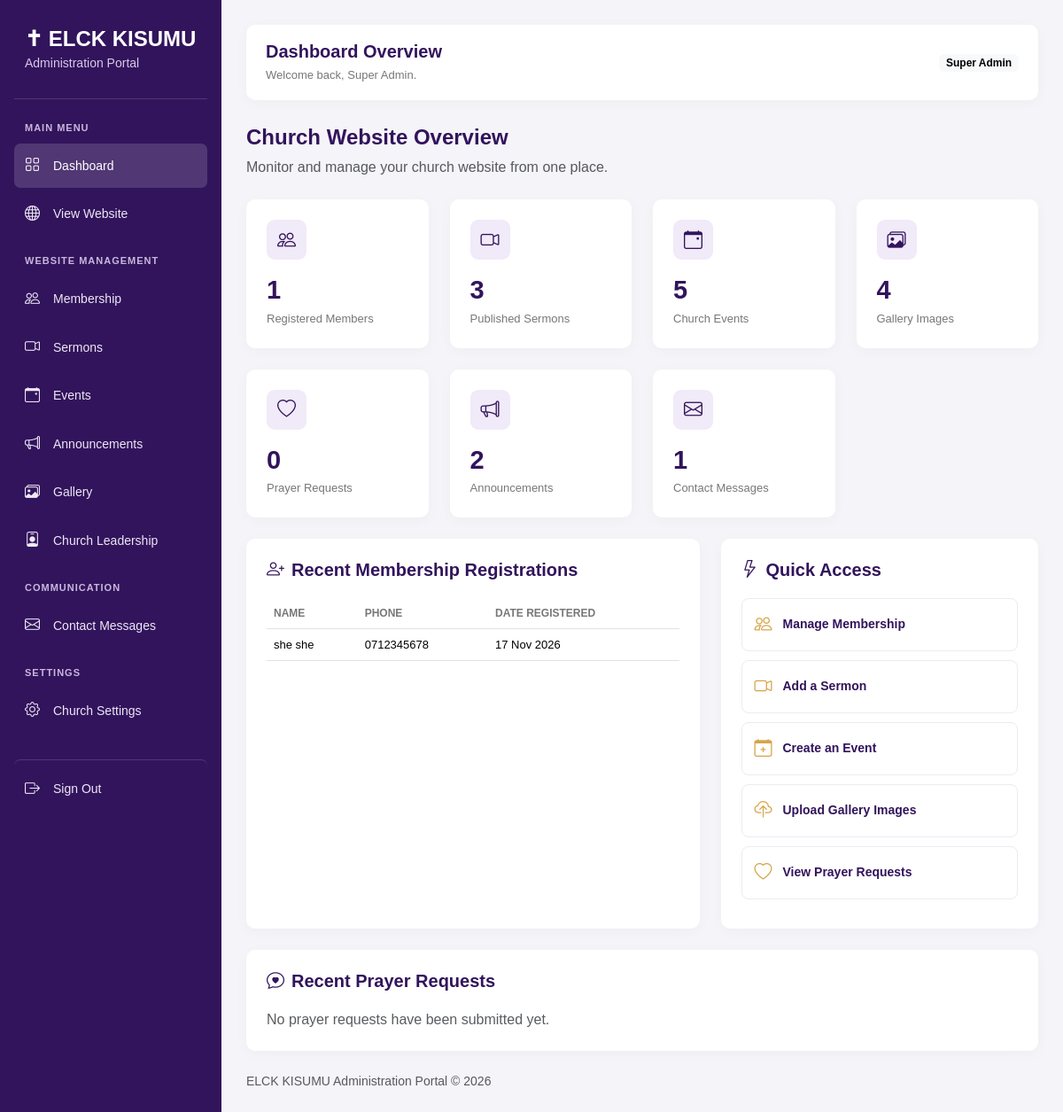
The page /admin/index.php (signed in) on the database its author committed.
### tables this page shows
CREATE TABLE `members` (
  `id` int(11) NOT NULL,
  `full_name` varchar(150) NOT NULL,
  `email` varchar(150) DEFAULT NULL,
  `phone` varchar(30) NOT NULL,
  `gender` varchar(30) DEFAULT NULL,
  `date_of_birth` date DEFAULT NULL,
  `address` varchar(255) DEFAULT NULL,
  `created_at` timestamp NOT NULL DEFAULT current_timestamp()
);

### admin/index.php (the view, shortened to what this page needs)
<?php
require_once 'auth.php';
function getCount(PDO $pdo, string $table): int {
    $allowedTables = [
        'members',
        'sermons',
        'events',
        'gallery',
        'prayer_requests',
        'announcements',
        'contact_messages'
    ];
    try {
        return (int) $pdo->query("SELECT COUNT(*) FROM `$table`")->fetchColumn();
    } catch (PDOException $e) {
        error_log($e->getMessage());
        return 0;
    }
}
$membersCount = getCount($pdo, 'members');
$sermonsCount = getCount($pdo, 'sermons');
$eventsCount = getCount($pdo, 'events');
$galleryCount = getCount($pdo, 'gallery');
$prayersCount = getCount($pdo, 'prayer_requests');
$announcementsCount = getCount($pdo, 'announcements');
$messagesCount = getCount($pdo, 'contact_messages');
try {
    $recentMembers = $pdo->query("
        SELECT full_name, phone, created_at
        FROM members
        ORDER BY id DESC
        LIMIT 5
    ")->fetchAll();
    $recentPrayers = $pdo->query("
        SELECT full_name, request, status, created_at
        FROM prayer_requests
        ORDER BY id DESC
        LIMIT 5
    ")->fetchAll();
} catch (PDOException $e) {
    error_log($e->getMessage());
    $recentMembers = [];
    $recentPrayers = [];
}
function e($value): string {
    return htmlspecialchars((string) ($value ?? ''), ENT_QUOTES, 'UTF-8');
}
?>
<!DOCTYPE html>
<html lang="en">
<head>
    <link href="https://cdn.jsdelivr.net/npm/bootstrap@5.3.3/dist/css/bootstrap.min.css" rel="stylesheet">
    <link rel="stylesheet" href="https://cdn.jsdelivr.net/npm/bootstrap-icons@1.11.3/font/bootstrap-icons.min.css">
</head>
<body>
<aside class="sidebar">
    <div class="sidebar-brand">
        <h4>✝ ELCK KISUMU</h4>
        <small>Administration Portal</small>
    </div>
    <div class="sidebar-label">MAIN MENU</div>
    <a href="index.php" class="active">
        <i class="bi bi-grid"></i> Dashboard
    </a>
    <a href="../index.php" target="_blank">
        <i class="bi bi-globe"></i> View Website
    </a>
    <div class="sidebar-label">WEBSITE MANAGEMENT</div>
    <a href="members.php">
        <i class="bi bi-people"></i> Membership
    </a>
    <a href="sermons.php">
        <i class="bi bi-camera-video"></i> Sermons
    </a>
    <a href="events.php">
        <i class="bi bi-calendar-event"></i> Events
    </a>
    <a href="announcements.php">
        <i class="bi bi-megaphone"></i> Announcements
    </a>
    <a href="gallery.php">
        <i class="bi bi-images"></i> Gallery
    </a>
    <a href="leadership.php">
        <i class="bi bi-person-badge"></i> Church Leadership
    </a>
    <div class="sidebar-label">COMMUNICATION</div>
    <a href="messages.php">
        <i class="bi bi-envelope"></i> Contact Messages
    </a>
    <div class="sidebar-label">SETTINGS</div>
    <a href="settings.php">
        <i class="bi bi-gear"></i> Church Settings
    </a>
    <a href="logout.php" class="logout-link">
        <i class="bi bi-box-arrow-right"></i> Sign Out
    </a>
</aside>
<main class="main-content">
    <div class="topbar">
        <div>
            <h5>Dashboard Overview</h5>
            <div class="welcome-text">
                Welcome back, <?= e($_SESSION['admin_name']) ?>.
            </div>
        </div>
        <div class="text-end">
            <span class="badge text-bg-light">
                <?= e(ucwords(str_replace('_', ' ', $_SESSION['admin_role'] ?? 'editor'))) ?>
            </span>
        </div>
    </div>
    <div class="mb-4">
        <h4 class="fw-bold" style="color:#32145c;">Church Website Overview</h4>
        <p class="text-muted">Monitor and manage your church website from one place.</p>
    </div>
    <div class="row g-4 mb-4">
        <div class="col-sm-6 col-xl-3">
            <div class="stat-card">
                <div class="stat-icon"><i class="bi bi-people"></i></div>
                <h3><?= $membersCount ?></h3>
                <p>Registered Members</p>
            </div>
        </div>
        <div class="col-sm-6 col-xl-3">
            <div class="stat-card">
                <div class="stat-icon"><i class="bi bi-camera-video"></i></div>
                <h3><?= $sermonsCount ?></h3>
                <p>Published Sermons</p>
            </div>
        </div>
        <div class="col-sm-6 col-xl-3">
            <div class="stat-card">
                <div class="stat-icon"><i class="bi bi-calendar-event"></i></div>
                <h3><?= $eventsCount ?></h3>
                <p>Church Events</p>
            </div>
        </div>
        <div class="col-sm-6 col-xl-3">
            <div class="stat-card">
                <div class="stat-icon"><i class="bi bi-images"></i></div>
                <h3><?= $galleryCount ?></h3>
                <p>Gallery Images</p>
            </div>
        </div>
        <div class="col-sm-6 col-xl-3">
            <div class="stat-card">
                <div class="stat-icon"><i class="bi bi-heart"></i></div>
                <h3><?= $prayersCount ?></h3>
                <p>Prayer Requests</p>
            </div>
        </div>
        <div class="col-sm-6 col-xl-3">
            <div class="stat-card">
                <div class="stat-icon"><i class="bi bi-megaphone"></i></div>
                <h3><?= $announcementsCount ?></h3>
                <p>Announcements</p>
            </div>
        </div>
        <div class="col-sm-6 col-xl-3">
            <div class="stat-card">
                <div class="stat-icon"><i class="bi bi-envelope"></i></div>
                <h3><?= $messagesCount ?></h3>
                <p>Contact Messages</p>
            </div>
        </div>
    </div>
    <div class="row g-4">
        <div class="col-lg-7">
            <div class="dashboard-panel">
                <h5><i class="bi bi-person-plus me-2"></i>Recent Membership Registrations</h5>
                <div class="table-responsive">
                    <table class="table table-hover">
                        <thead>
                            <tr>
                                <th>Name</th>
                                <th>Phone</th>
                                <th>Date Registered</th>
                            </tr>
                        </thead>
                        <tbody>
                            <?php if ($recentMembers): ?>
                                <?php foreach ($recentMembers as $member): ?>
                                    <tr>
                                        <td><?= e($member['full_name']) ?></td>
                                        <td><?= e($member['phone']) ?></td>
                                        <td><?= e(date('d M Y', strtotime($member['created_at']))) ?></td>
                                    </tr>
                                <?php endforeach; ?>
                            <?php endif; ?>
                        </tbody>
                    </table>
                </div>
            </div>
        </div>
        <div class="col-lg-5">
            <div class="dashboard-panel">
                <h5><i class="bi bi-lightning me-2"></i>Quick Access</h5>
                <a href="members.php" class="quick-link">
                    <i class="bi bi-people"></i> Manage Membership
                </a>
                <a href="sermons.php" class="quick-link">
                    <i class="bi bi-camera-video"></i> Add a Sermon
                </a>
                <a href="events.php" class="quick-link">
                    <i class="bi bi-calendar-plus"></i> Create an Event
                </a>
                <a href="gallery.php" class="quick-link">
                    <i class="bi bi-cloud-upload"></i> Upload Gallery Images
                </a>
                <a href="prayer-requests.php" class="quick-link">
                    <i class="bi bi-heart"></i> View Prayer Requests
                </a>
            </div>
        </div>
        <div class="col-12">
            <div class="dashboard-panel">
                <h5><i class="bi bi-chat-heart me-2"></i>Recent Prayer Requests</h5>
                <?php if ($recentPrayers): ?>
                    <?php foreach ($recentPrayers as $prayer): ?>
                        <div class="border-bottom py-3">
                            <div class="d-flex justify-content-between flex-wrap gap-2">
                                <strong><?= e($prayer['full_name'] ?: 'Anonymous') ?></strong>
                                <span class="badge text-bg-light">
                                    <?= e(ucwords(str_replace('_', ' ', $prayer['status']))) ?>
                                </span>
                            </div>
                            <p class="text-muted mb-1 mt-2">
                                <?= e(mb_strimwidth($prayer['request'], 0, 180, '...')) ?>
                            </p>
                            <small class="text-muted">
                                <?= e(date('d M Y', strtotime($prayer['created_at']))) ?>
                            </small>
                        </div>
                    <?php endforeach; ?>
                <?php else: ?>
                    <p class="text-muted mb-0">No prayer requests have been submitted yet.</p>
                <?php endif; ?>
            </div>
        </div>
    </div>
    <p class="text-muted small mt-4">
        ELCK KISUMU Administration Portal &copy; <?= date('Y') ?>
    </p>
</main>
</body>
</html>

### admin/index.php (style rules this page uses)
:root { --purple: #32145c; --purple-light: #684594; --gold: #d6a448; --background: #f5f4f8; --text: #383341; }
* { box-sizing: border-box; }
body { margin: 0; background: var(--background); color: var(--text); font-family: Arial, sans-serif; }
.sidebar { position: fixed; top: 0; bottom: 0; left: 0; width: 250px; padding: 25px 16px; background: var(--purple); color: #fff; overflow-y: auto; }
.sidebar-brand { padding: 5px 12px 28px; border-bottom: 1px solid rgba(255,255,255,.15); margin-bottom: 24px; }
.sidebar-brand h4 { font-weight: 700; margin: 0; }
.sidebar-brand small { color: #d8c9e7; }
.sidebar-label { color: #c9b8dc; font-size: 11px; font-weight: 700; letter-spacing: 1px; padding: 0 12px; margin: 20px 0 10px; }
.sidebar a { display: flex; align-items: center; gap: 12px; color: #eee7f5; text-decoration: none; padding: 12px; border-radius: 7px; margin-bottom: 5px; font-size: 14px; }
.sidebar a:hover, .sidebar a.active { background: rgba(255,255,255,.15); color: #fff; }
.sidebar a i { font-size: 17px; width: 20px; }
.main-content { margin-left: 250px; padding: 28px; }
.topbar { background: #fff; padding: 18px 22px; border-radius: 10px; display: flex; justify-content: space-between; align-items: center; gap: 15px; margin-bottom: 28px; box-shadow: 0 3px 15px rgba(0,0,0,.03); }
.topbar h5 { color: var(--purple); font-weight: 700; margin: 0; }
.welcome-text { color: #777; font-size: 13px; margin-top: 5px; }
.stat-card { background: #fff; border-radius: 10px; padding: 23px; height: 100%; box-shadow: 0 3px 15px rgba(0,0,0,.03); }
.stat-card .stat-icon { width: 45px; height: 45px; display: flex; align-items: center; justify-content: center; border-radius: 9px; background: #f1eaf8; color: var(--purple); font-size: 21px; margin-bottom: 17px; }
.stat-card h3 { font-size: 29px; color: var(--purple); font-weight: 700; margin: 0 0 5px; }
.stat-card p { color: #777; font-size: 13px; margin: 0; }
.dashboard-panel { background: #fff; border-radius: 10px; padding: 23px; height: 100%; box-shadow: 0 3px 15px rgba(0,0,0,.03); }
.dashboard-panel h5 { color: var(--purple); font-weight: 700; margin-bottom: 20px; }
.table th { color: #777; font-size: 12px; text-transform: uppercase; }
.table td { font-size: 13px; vertical-align: middle; }
.quick-link { display: flex; align-items: center; gap: 12px; padding: 14px; color: var(--purple); text-decoration: none; border: 1px solid #eeeaf2; border-radius: 8px; margin-bottom: 10px; font-size: 14px; font-weight: 600; }
.quick-link i { font-size: 20px; color: var(--gold); }
.logout-link { margin-top: 30px; border-top: 1px solid rgba(255,255,255,.15); padding-top: 20px !important; }

### rows shown on the page
members: full_name "she she", phone "0712345678", created_at "17 Nov 2026"

### other values the page prints
$_SESSION['admin_name'] "Super Admin"
str_replace('_', ' ', $_SESSION['admin_role'] ?? 'editor') "Super Admin"
$membersCount "1"
$sermonsCount "3"
$eventsCount "5"
$galleryCount "4"
$prayersCount "0"
$announcementsCount "2"
$messagesCount "1"
